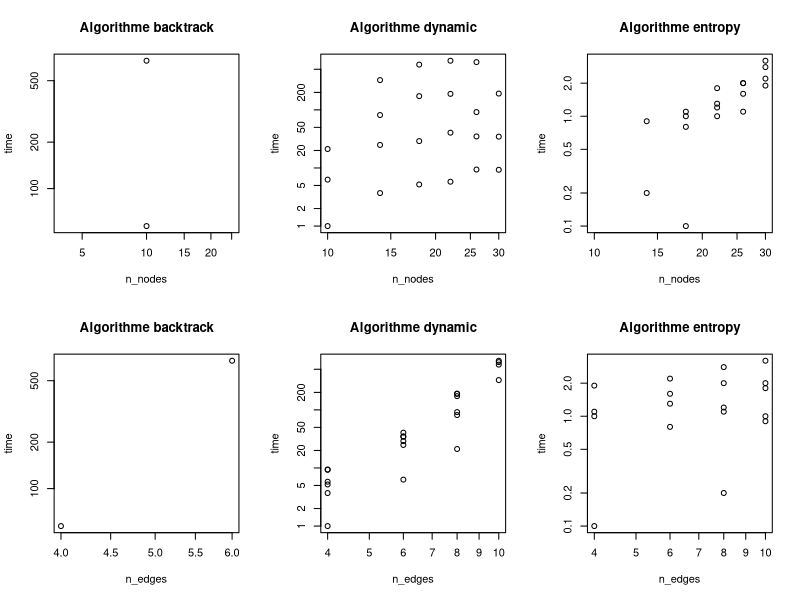
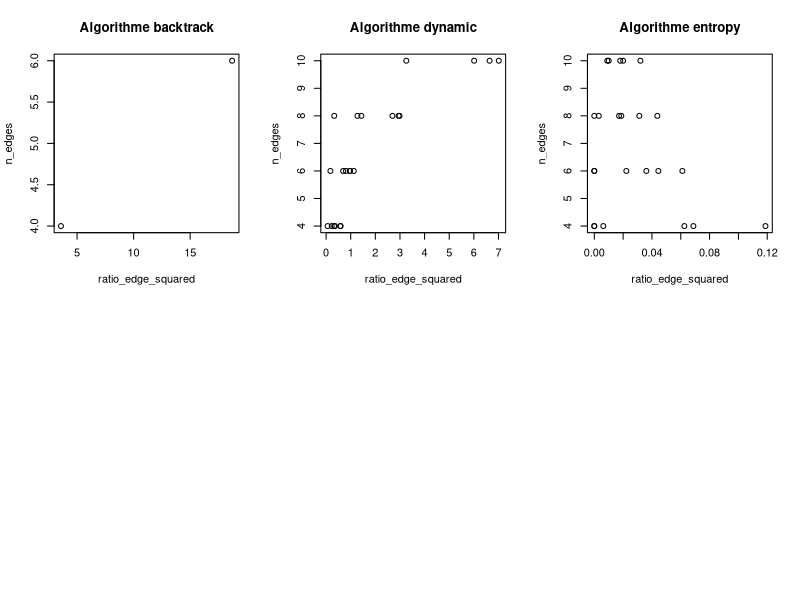
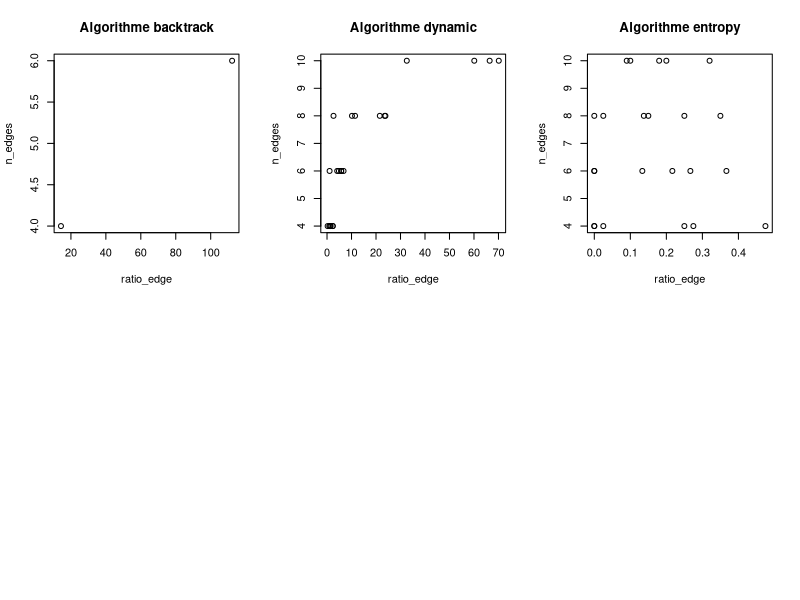
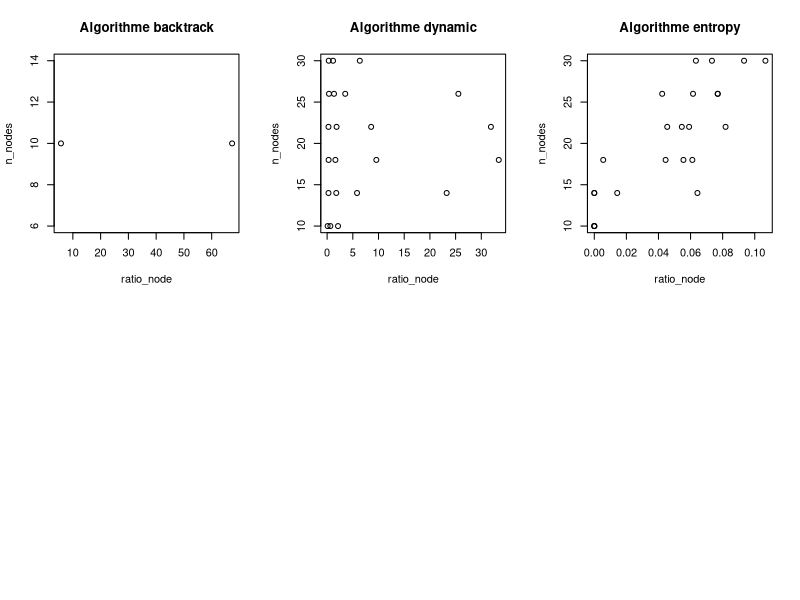
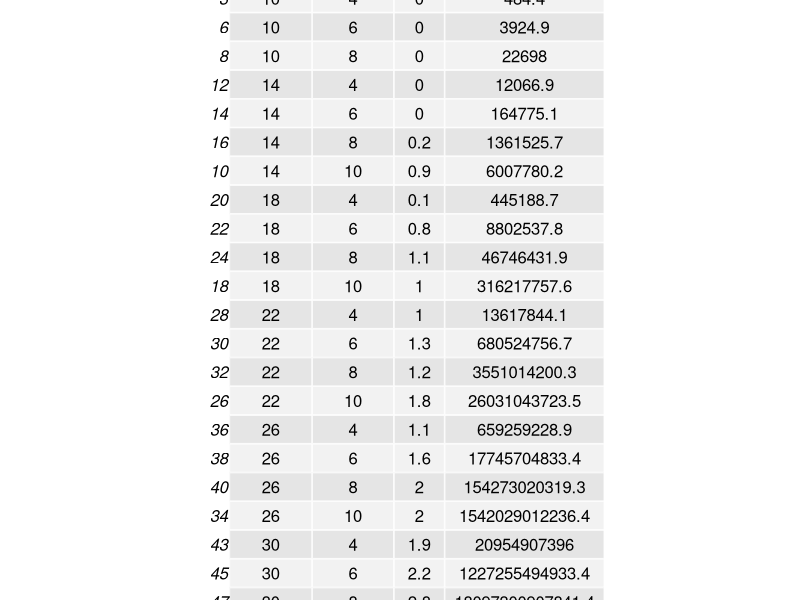
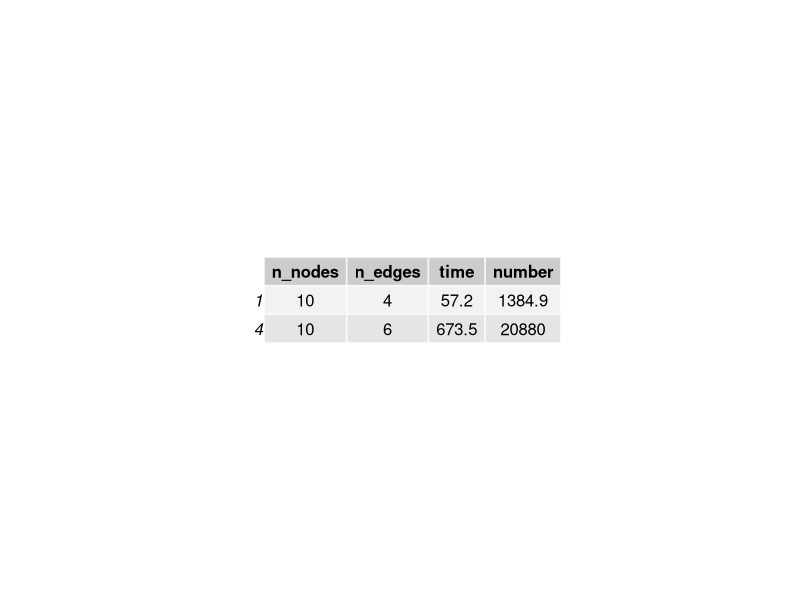
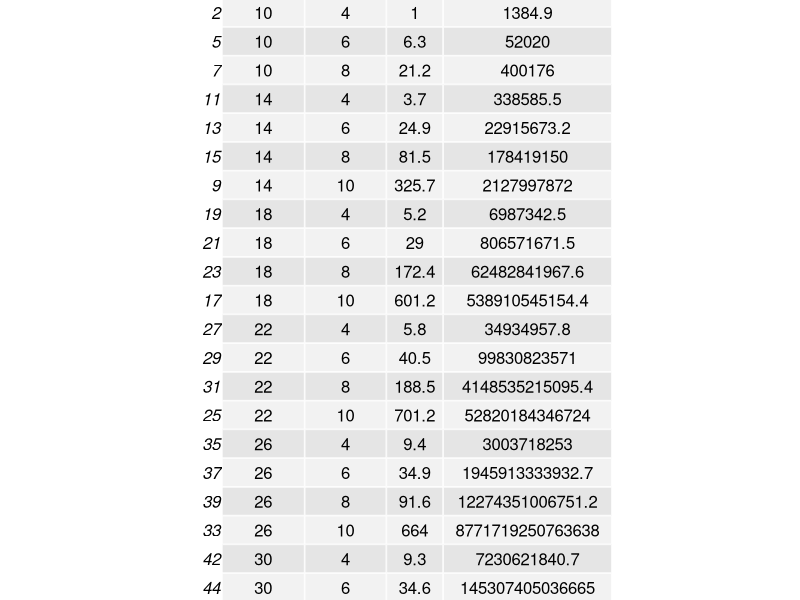

Here is the R script that generated these plots, in order:
#!/usr/local/bin/Rscript
library(gridExtra)
write_csv <- function(algo, data=avg)
{
	# Select rows where algo == algo
	table <- avgs[
					  avgs["algo"] == algo, # Select rows
					  c("n_nodes", "n_edges",  "time", "number") # select columns
				  ]

	# Print table to console
	# print(paste(c("Algo ", algo), collapse=" "))
	# print(table, row.names=FALSE)

	# Write table to csv file
	filename = paste(c("Data/",algo, ".csv"), collapse="")
	write.table(table, filename, row.names=FALSE)

	# Save pdf of the table
	title <- paste(c("Data/Moyennes_", algo,".pdf"), collapse="")
	pdf(title)
	grid.table(table)
	dev.off()
}

plot_log_log <- function(filename="Graphs/Graph.pdf", data=df)
{
	pdf(filename, width=7.5, height=4)
	par(mfrow=c(2,3))
	# Do each graph except for (Algo=counting, Series=2)
	for(algo in c("backtrack","dynamic","entropy")){
		title <- paste(c("Algorithme ", algo), collapse="")
		to_plot <- data[data["algo"]==algo,][,c("n_nodes","time")]
		plot(to_plot,log="xy",main=title)
	}
	for(algo in c("backtrack","dynamic","entropy")){
		title <- paste(c("Algorithme ", algo), collapse="")
		to_plot <- data[data["algo"]==algo,][,c("n_edges","time")]
		plot(to_plot,log="xy",main=title)
	}
	dev.off()
}

plot_algos <- function(filename, data=avg, cols=c("time","n_edges"), log="")
{
	pdf(filename, width=7.5, height=4)
	par(mfrow=c(2,3))
	# Do each graph except for (Algo=counting, Series=2)
	for(algo in c("backtrack","dynamic","entropy")){
		title <- paste(c("Algorithme ", algo), collapse="")
		to_plot <- data[data["algo"]==algo,][,cols]
		plot(to_plot,log=log, main=title)
	}
	dev.off()
}



# Read the raw data
df <- read.table("Data/master_data.csv", header = TRUE, sep = ",")

# Aggregate the data with averages for same (series, algorithm)
avgs <- aggregate( df[c("time","number")], by=df[c("algo","n_nodes","n_edges","series")], mean)
avgs <- avgs[order( avgs[,"n_nodes"], avgs[,"n_edges"]),]
avgs$ratio_edge <- avgs$time / avgs$n_edges
avgs$ratio_edge_squared <- (avgs$time) / ( avgs$n_edges ** 2)
avgs$ratio_node <- avgs$time / avgs$n_nodes

max <- aggregate( df[c("time")], by=df[c("algo","n_nodes","n_edges","series")], max)
max$ratio_edge <- max$time / ( max$n_edges ** 2)
max$ratio_edge_squared <- max$time / ( max$n_edges ** 2)
max$ratio_node <- max$time / max$n_nodes

min <- aggregate( df[c("time")], by=df[c("algo","n_nodes","n_edges","series")], min)
min$ratio_edge <- min$time / ( min$n_edges ** 2)
min$ratio_edge_squared <- min$time / ( min$n_edges ** 2)
min$ratio_node <- min$time / min$n_nodes

# Make a log-log graph
plot_log_log(filename="Graphs/avg-loglog.pdf", data=avgs)
plot_algos(filename="Graphs/ratio_edge_squared_avg.pdf", data=avgs, cols=c("ratio_edge_squared","n_edges"))
plot_algos(filename="Graphs/ratio_edge_avg.pdf", data=avgs, cols=c("ratio_edge","n_edges"))
plot_algos(filename="Graphs/ratio_node_avg.pdf", data=avgs, cols=c("ratio_node","n_nodes"))

# Write the csv's and the
for(algo in c("entropy", "backtrack", "dynamic")){
	write_csv(algo=algo, data=avgs)
}
# avgs[ avgs["algo"] == "dynamic", ]
# max[ max["algo"] == "dynamic", ]
# min[ min["algo"] == "dynamic", ]
